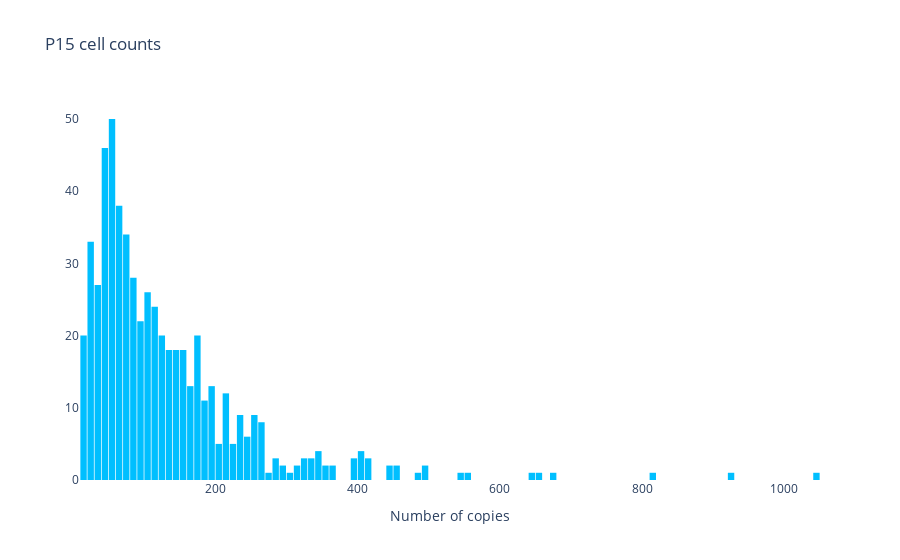

The notebook cell this image was saved under:
### Code cell
plot_histogram_dict(cell_counts_p15, bin_size=10, title='P15 cell counts', plot_color='deepskyblue')

### Figure 1 — Plotly figure (JSON) as saved in the notebook; plotly's stock layout.template omitted (floating-point values rounded to 4 significant figures; data arrays with more than 128 entries replaced by an {"elided": "..."} marker saying what was removed)
{"data": [{"marker": {"color": "deepskyblue"}, "type": "histogram", "x": {"elided": "581 int values"}, "xbins": {"size": 10, "start": 0}}], "layout": {"bargap": 0.1, "plot_bgcolor": "white", "title": {"text": "P15 cell counts"}, "xaxis": {"title": {"text": "Number of copies"}}}}
